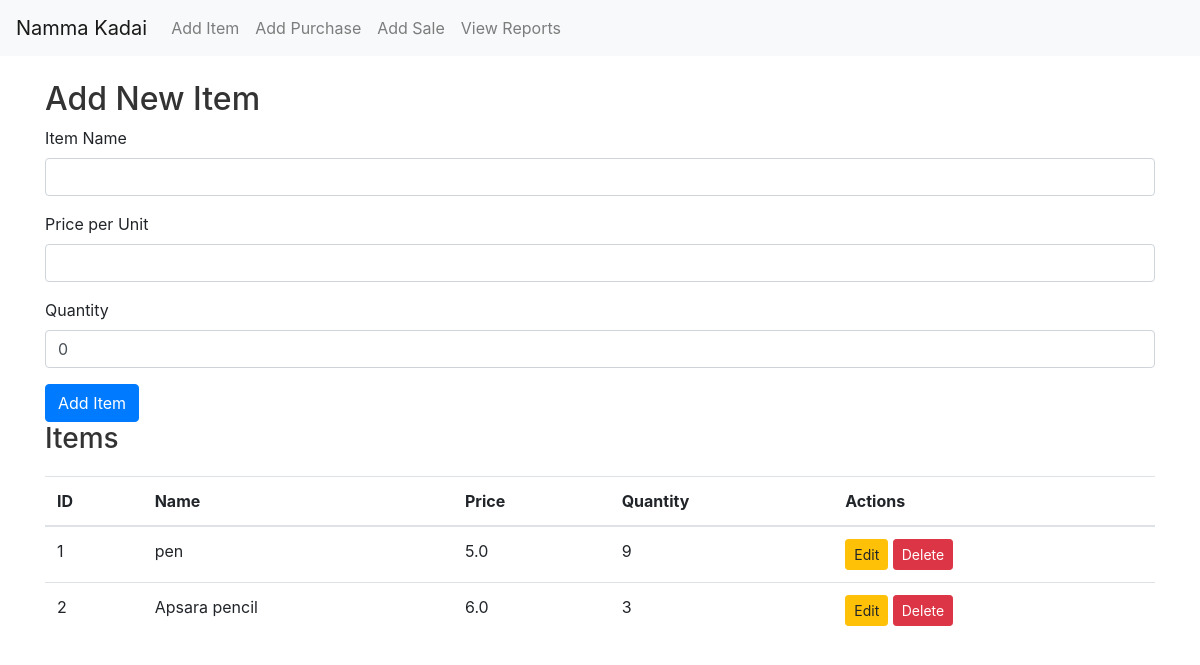
The page /add_item on the database as committed earlier.
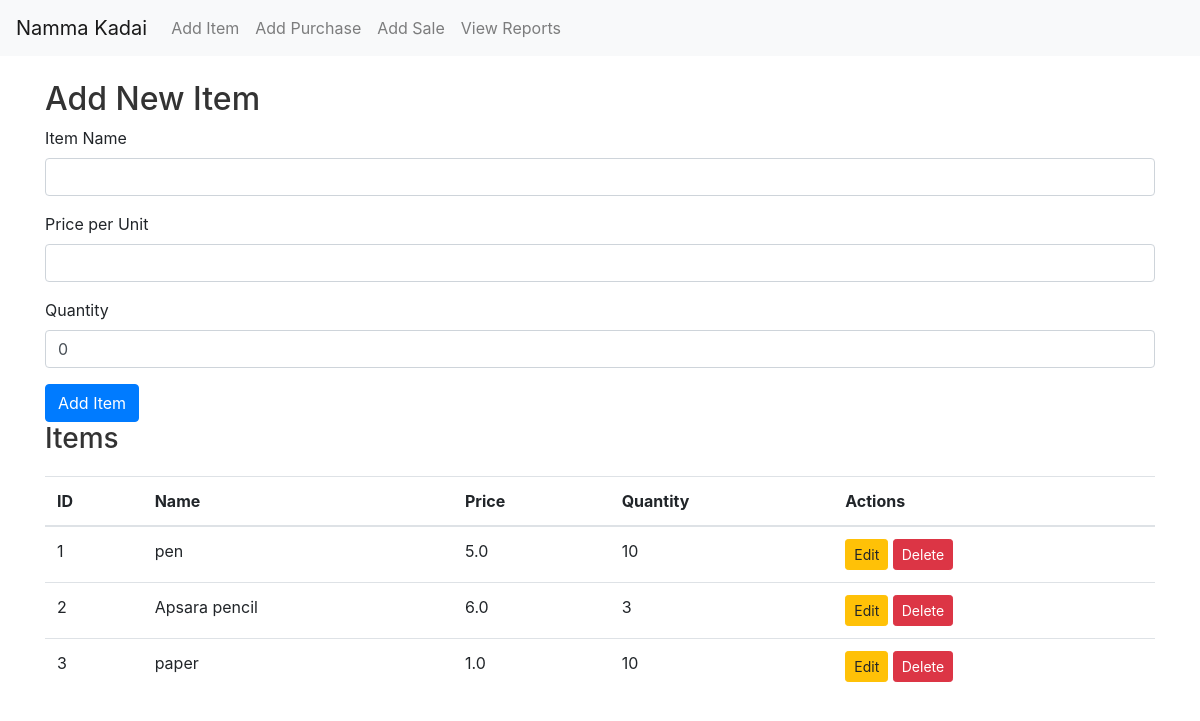
The same page on the database as committed later.
### models.py (models this page shows)
class Item(db.Model):
    id = db.Column(db.Integer, primary_key=True)
    name = db.Column(db.String(50), unique=True, nullable=False)
    price = db.Column(db.Float, nullable=False)
    qty = db.Column(db.Integer, nullable=False, default=0)

### app.py (the view, shortened to what this page needs)
@app.route('/add_item', methods=['GET', 'POST'])
def add_item():
    form = ItemForm()
    items = Item.query.all()  # Get all items to display in the table
    return render_template('add_item.html', form=form, items=items)

### forms.py
class ItemForm(FlaskForm):
    name = StringField('Item Name', validators=[DataRequired()])
    price = FloatField('Price per Unit', validators=[DataRequired(), NumberRange(min=0)])
    qty = IntegerField('Quantity', default=0)
    submit = SubmitField('Save')

### templates/add_item.html (shortened to what this page needs)
{% extends "base.html" %}
{% block content %}
<h2>Add New Item</h2>
<form method="POST">
    <div class="form-group">
        {{ form.name.label(class="form-label") }}
        {{ form.name(class="form-control") }}
    </div>
    <div class="form-group">
        {{ form.price.label(class="form-label") }}
        {{ form.price(class="form-control") }}
    </div>
    <div class="form-group">
        {{ form.qty.label(class="form-label") }}
        {{ form.qty(class="form-control") }}
    </div>
    <button type="submit" class="btn btn-primary">Add Item</button>
</form>
<h3>Items</h3>
<table class="table">
    <thead>
        <tr>
            <th>ID</th>
            <th>Name</th>
            <th>Price</th>
            <th>Quantity</th>
            <th>Actions</th>
        </tr>
    </thead>
    <tbody id="item-table-body">
        {% for item in items %}
        <tr id="item-row-{{ item.id }}">
            <td>{{ item.id }}</td>
            <td>{{ item.name }}</td>
            <td>{{ item.price }}</td>
            <td>{{ item.qty }}</td>
            <td>
                <button class="btn btn-sm btn-warning" onclick="editItem({{ item.id }})">Edit</button>
                <button class="btn btn-sm btn-danger" onclick="deleteItem({{ item.id }})">Delete</button>
            </td>
        </tr>
        {% endfor %}
    </tbody>
</table>
{% endblock %}

Rows that differ between the two databases and show on the page:
changed Item "pen": qty "9" → "10"
added Item: id "3", name "paper", price "1.0", qty "10"
